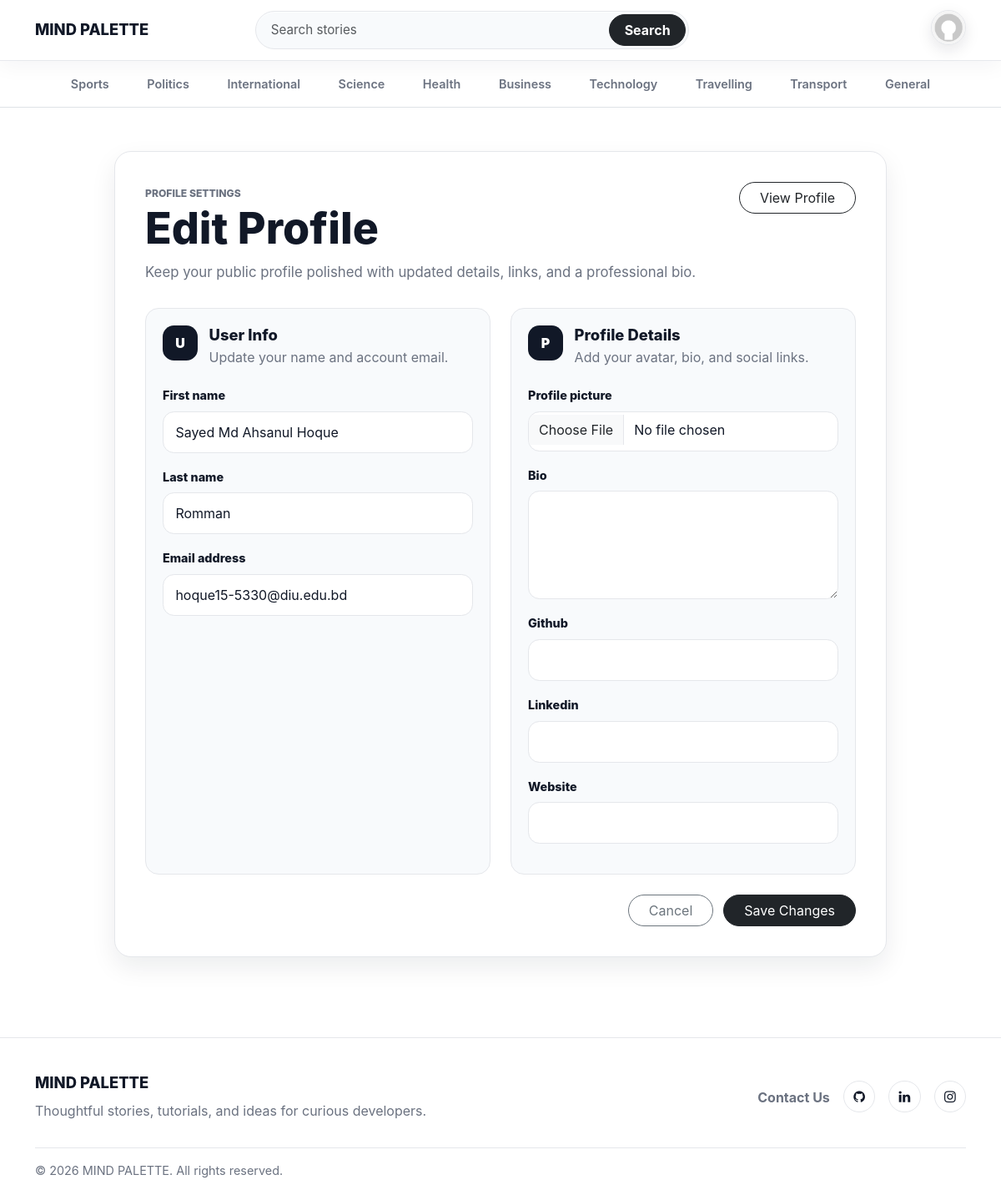
Before: /profile/edit/ (signed in) with the older database file.
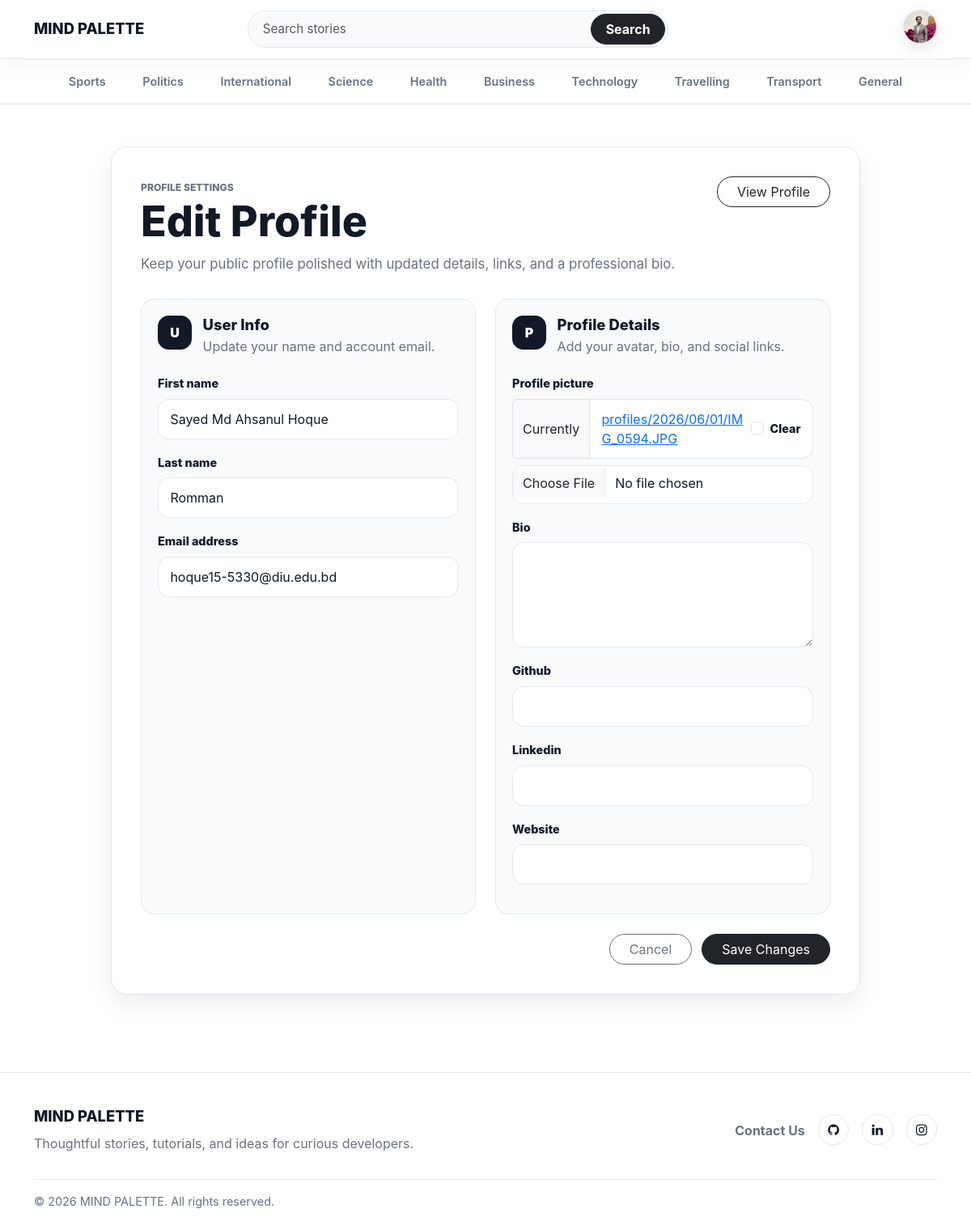
After: the same page with the newer database file.
### blogs/models.py (models this page shows, shortened)
class Profile(models.Model):
    user = models.OneToOneField(User, on_delete=models.CASCADE)
    profile_picture = models.ImageField(upload_to='profiles/%Y/%m/%d/', blank=True, null=True)
    bio = models.TextField(blank=True, null=True)
    github = models.URLField(blank=True, null=True)
    linkedin = models.URLField(blank=True, null=True)
    website = models.URLField(blank=True, null=True)
    created_at = models.DateTimeField(auto_now_add=True)
    updated_at = models.DateTimeField(auto_now=True)

### MindPalette/views.py (the view)
# urls.py: path('profile/edit/', views.edit_profile, name='edit_profile'),
@login_required
def edit_profile(request):
    profile, _ = Profile.objects.get_or_create(user=request.user)
    if request.method == 'POST':
        user_form = UserUpdateForm(request.POST, instance=request.user)
        profile_form = ProfileUpdateForm(request.POST, request.FILES, instance=profile)
        if user_form.is_valid() and profile_form.is_valid():
            user_form.save()
            profile_form.save()
            return redirect('profile')
    else:
        user_form = UserUpdateForm(instance=request.user)
        profile_form = ProfileUpdateForm(instance=profile)
    context = {
        'user_form': user_form,
        'profile_form': profile_form,
    }
    return render(request, 'edit_profile.html', context)

### MindPalette/forms.py
class UserUpdateForm(forms.ModelForm):
    class Meta:
        model = User
        fields = ('first_name', 'last_name', 'email')

class ProfileUpdateForm(forms.ModelForm):
    class Meta:
        model = Profile
        fields = ('profile_picture', 'bio', 'github', 'linkedin', 'website')
        widgets = {
            'bio': forms.Textarea(attrs={'rows': 4}),
        }

### blogs/context_processors.py (called while the page is built)
def get_categories(request):
    categories = Category.objects.all()
    return dict (categories=categories)

def get_SocialLinks(request):
    social_links = SocialLinks.objects.all()
    return dict(social_links = social_links)

def get_profile(request):
    profile = None
    if request.user.is_authenticated:
        profile, _ = Profile.objects.get_or_create(user=request.user)
    return dict(profile=profile)

### templates/edit_profile.html (shortened to what this page needs)
{% extends 'base.html' %}
{% block content %}
{% load crispy_forms_tags %}
<section class="edit-profile-page">
    <div class="row justify-content-center">
        <div class="col-xl-10">
            <div class="edit-profile-card">
                <div class="edit-profile-header">
                    <div>
                        <span class="section-kicker">Profile Settings</span>
                        <h1>Edit Profile</h1>
                        <p>Keep your public profile polished with updated details, links, and a professional bio.</p>
                    </div>
                    <a href="{% url 'profile' %}" class="btn btn-outline-dark rounded-pill px-4">View Profile</a>
                </div>
                <form method="POST" enctype="multipart/form-data" class="edit-profile-form">
                    <div class="row g-4">
                        <div class="col-lg-6">
                            <section class="settings-panel h-100">
                                <div class="settings-panel-heading">
                                    <span class="settings-icon">U</span>
                                    <div>
                                        <h2>User Info</h2>
                                        <p>Update your name and account email.</p>
                                    </div>
                                </div>
                                {{ user_form | crispy }}
                            </section>
                        </div>
                        <div class="col-lg-6">
                            <section class="settings-panel h-100">
                                <div class="settings-panel-heading">
                                    <span class="settings-icon">P</span>
                                    <div>
                                        <h2>Profile Details</h2>
                                        <p>Add your avatar, bio, and social links.</p>
                                    </div>
                                </div>
                                {{ profile_form | crispy }}
                            </section>
                        </div>
                    </div>
                    <div class="edit-profile-actions">
                        <a href="{% url 'profile' %}" class="btn btn-outline-secondary rounded-pill px-4">Cancel</a>
                        <button type="submit" class="btn btn-dark rounded-pill px-4">Save Changes</button>
                    </div>
                </form>
            </div>
        </div>
    </div>
</section>
{% endblock %}

### templates/base.html (shortened to what the changed rows need)
{% load static %}
<!DOCTYPE html>
<html lang="en">
<head>
    <link href="https://cdn.jsdelivr.net/npm/bootstrap@5.3.7/dist/css/bootstrap.min.css" rel="stylesheet">
    <link rel="stylesheet" href="https://cdnjs.cloudflare.com/ajax/libs/font-awesome/4.7.0/css/font-awesome.min.css">
    <link href="{% static 'css/blog.css' %}" rel="stylesheet">
</head>
<body>
    <header class="site-navbar sticky-top bg-white">
        <nav class="navbar navbar-expand-lg">
            <div class="container">
                <div class="collapse navbar-collapse" id="mainNavbar">
                    <div class="navbar-actions d-flex align-items-center justify-content-lg-end gap-2">
                        {% if not user.is_authenticated %}
                        <a class="btn btn-link nav-auth-link" href="{% url 'login' %}">
                            Login
                        </a>
                        <a class="btn btn-dark nav-register-btn" href="{% url 'register' %}">
                            Register
                        </a>
                        {% else %}
                        <div class="dropdown">
                            <a class="navbar-avatar dropdown-toggle" href="#" role="button" id="profileDropdown"
                               data-bs-toggle="dropdown" aria-expanded="false">
                                <img src="{% if profile and profile.profile_picture %}{{ profile.profile_picture.url }}{% else %}{% static 'images/default-avatar.png' %}{% endif %}"
                                     alt="{{ user.username }}" class="avatar-img">
                            </a>
                        </div>
                        {% endif %}
                    </div>
                </div>
            </div>
        </nav>
    </header>
    <main class="site-main">
        <div class="container">
            {% block content %}
            {% endblock %}
        </div>
    </main>
</body>
</html>

Changed rows visible on the page:
changed Profile: profile_picture: picture added
Other visible differences:
form field profile_form: (not shown) → "☐"
text no longer shown: "Profile picture Bio Github Linkedin Website"
text now shown: "Profile picture Currently profiles/2026/06/01/IMG_0594.JPG Clear Bio Github Linkedin Website"
